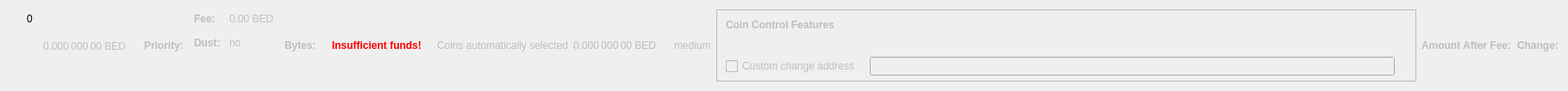
    <widget class="QWidget" name="dummyHideWidget" native="true">
     <property name="maximumSize">
      <size>
       <width>100</width>
       <height>22</height>
      </size>
     </property>
     <layout class="QHBoxLayout" name="dummyHideLayout">
      <item>
       <layout class="QFormLayout" name="formLayoutCoinControl1">
        <property name="horizontalSpacing">
         <number>10</number>
        </property>
        <property name="verticalSpacing">
         <number>14</number>
        </property>
        <property name="leftMargin">
         <number>10</number>
        </property>
        <property name="topMargin">
         <number>4</number>
        </property>
        <property name="rightMargin">
         <number>6</number>
        </property>
        <item row="0" column="1">
         <widget class="QLabel" name="labelCoinControlBytes">
          <property name="cursor">
           <cursorShape>IBeamCursor</cursorShape>
          </property>
          <property name="contextMenuPolicy">
           <enum>Qt::ActionsContextMenu</enum>
          </property>
          <property name="text">
           <string notr="true">0</string>
          </property>
          <property name="textInteractionFlags">
           <set>Qt::LinksAccessibleByMouse|Qt::TextSelectableByKeyboard|Qt::TextSelectableByMouse</set>
          </property>
         </widget>
        </item>
       </layout>
      </item>
      <item>
       <widget class="QLabel" name="labelCoinControlAfterFee">
        <property name="enabled">
         <bool>false</bool>
        </property>
        <property name="sizePolicy">
         <sizepolicy hsizetype="Fixed" vsizetype="Fixed">
          <horstretch>0</horstretch>
          <verstretch>0</verstretch>
         </sizepolicy>
        </property>
        <property name="minimumSize">
         <size>
          <width>111</width>
          <height>12</height>
         </size>
        </property>
        <property name="maximumSize">
         <size>
          <width>111</width>
          <height>12</height>
         </size>
        </property>
        <property name="cursor">
         <cursorShape>IBeamCursor</cursorShape>
        </property>
        <property name="contextMenuPolicy">
         <enum>Qt::ActionsContextMenu</enum>
        </property>
        <property name="text">
         <string notr="true">0.000 000 00 BED</string>
        </property>
        <property name="textInteractionFlags">
         <set>Qt::LinksAccessibleByMouse|Qt::TextSelectableByKeyboard|Qt::TextSelectableByMouse</set>
        </property>
       </widget>
      </item>
      <item>
       <widget class="QLabel" name="labelCoinControlPriorityText">
        <property name="enabled">
         <bool>false</bool>
        </property>
        <property name="font">
         <font>
          <weight>75</weight>
          <bold>true</bold>
         </font>
        </property>
        <property name="text">
         <string>Priority:</string>
        </property>
       </widget>
      </item>
      <item>
       <layout class="QHBoxLayout" name="horizontalLayout"/>
      </item>
      <item>
       <layout class="QFormLayout" name="formLayoutCoinControl3">
        <property name="horizontalSpacing">
         <number>10</number>
        </property>
        <property name="verticalSpacing">
         <number>14</number>
        </property>
        <property name="leftMargin">
         <number>6</number>
        </property>
        <property name="topMargin">
         <number>4</number>
        </property>
        <property name="rightMargin">
         <number>6</number>
        </property>
        <item row="0" column="0">
         <widget class="QLabel" name="labelCoinControlFeeText">
          <property name="enabled">
           <bool>false</bool>
          </property>
          <property name="font">
           <font>
            <weight>75</weight>
            <bold>true</bold>
           </font>
          </property>
          <property name="text">
           <string>Fee:</string>
          </property>
          <property name="margin">
           <number>0</number>
          </property>
         </widget>
        </item>
        <item row="0" column="1">
         <widget class="QLabel" name="labelCoinControlFee">
          <property name="enabled">
           <bool>false</bool>
          </property>
          <property name="cursor">
           <cursorShape>IBeamCursor</cursorShape>
          </property>
          <property name="contextMenuPolicy">
           <enum>Qt::ActionsContextMenu</enum>
          </property>
          <property name="text">
           <string notr="true">0.00 BED</string>
          </property>
          <property name="textInteractionFlags">
           <set>Qt::LinksAccessibleByMouse|Qt::TextSelectableByKeyboard|Qt::TextSelectableByMouse</set>
          </property>
         </widget>
        </item>
        <item row="1" column="0">
         <widget class="QLabel" name="labelCoinControlLowOutputText">
          <property name="enabled">
           <bool>false</bool>
          </property>
          <property name="font">
           <font>
            <weight>75</weight>
            <bold>true</bold>
           </font>
          </property>
          <property name="text">
           <string>Dust:</string>
          </property>
         </widget>
        </item>
        <item row="1" column="1">
         <widget class="QLabel" name="labelCoinControlLowOutput">
          <property name="enabled">
           <bool>false</bool>
          </property>
          <property name="cursor">
           <cursorShape>IBeamCursor</cursorShape>
          </property>
          <property name="contextMenuPolicy">
           <enum>Qt::ActionsContextMenu</enum>
          </property>
          <property name="text">
           <string>no</string>
          </property>
          <property name="textInteractionFlags">
           <set>Qt::LinksAccessibleByMouse|Qt::TextSelectableByKeyboard|Qt::TextSelectableByMouse</set>
          </property>
         </widget>
        </item>
       </layout>
      </item>
      <item>
       <widget class="QLabel" name="labelCoinControlBytesText">
        <property name="enabled">
         <bool>false</bool>
        </property>
        <property name="font">
         <font>
          <weight>75</weight>
          <bold>true</bold>
         </font>
        </property>
        <property name="text">
         <string>Bytes:</string>
        </property>
       </widget>
      </item>
      <item>
       <layout class="QFormLayout" name="formLayoutCoinControl2">
        <property name="horizontalSpacing">
         <number>10</number>
        </property>
        <property name="verticalSpacing">
         <number>14</number>
        </property>
        <property name="leftMargin">
         <number>6</number>
        </property>
        <property name="topMargin">
         <number>4</number>
        </property>
        <property name="rightMargin">
         <number>6</number>
        </property>
       </layout>
      </item>
      <item>
       <layout class="QHBoxLayout" name="horizontalLayoutCoinControl2">
        <property name="spacing">
         <number>8</number>
        </property>
        <property name="bottomMargin">
         <number>10</number>
        </property>
       </layout>
      </item>
      <item>
       <widget class="QLabel" name="labelCoinControlInsuffFunds">
        <property name="enabled">
         <bool>false</bool>
        </property>
        <property name="minimumSize">
         <size>
          <width>0</width>
          <height>0</height>
         </size>
        </property>
        <property name="font">
         <font>
          <weight>75</weight>
          <bold>true</bold>
         </font>
        </property>
        <property name="styleSheet">
         <string notr="true">color:red;font-weight:bold;</string>
        </property>
        <property name="text">
         <string>Insufficient funds!</string>
        </property>
        <property name="margin">
         <number>5</number>
        </property>
       </widget>
      </item>
      <item>
       <layout class="QFormLayout" name="formLayoutCoinControl4">
        <property name="horizontalSpacing">
         <number>10</number>
        </property>
        <property name="verticalSpacing">
         <number>14</number>
        </property>
        <property name="leftMargin">
         <number>6</number>
        </property>
        <property name="topMargin">
         <number>4</number>
        </property>
        <property name="rightMargin">
         <number>6</number>
        </property>
       </layout>
      </item>
      <item>
       <widget class="QLabel" name="labelCoinControlAutomaticallySelected">
        <property name="enabled">
         <bool>false</bool>
        </property>
        <property name="sizePolicy">
         <sizepolicy hsizetype="Fixed" vsizetype="Fixed">
          <horstretch>0</horstretch>
          <verstretch>0</verstretch>
         </sizepolicy>
        </property>
        <property name="minimumSize">
         <size>
          <width>0</width>
          <height>0</height>
         </size>
        </property>
        <property name="maximumSize">
         <size>
          <width>240</width>
          <height>16777215</height>
         </size>
        </property>
        <property name="text">
         <string>Coins automatically selected</string>
        </property>
        <property name="margin">
         <number>5</number>
        </property>
       </widget>
      </item>
      <item>
       <widget class="QLabel" name="labelCoinControlChange">
        <property name="enabled">
         <bool>false</bool>
        </property>
        <property name="sizePolicy">
         <sizepolicy hsizetype="Fixed" vsizetype="Fixed">
          <horstretch>0</horstretch>
          <verstretch>0</verstretch>
         </sizepolicy>
        </property>
        <property name="minimumSize">
         <size>
          <width>111</width>
          <height>0</height>
         </size>
        </property>
        <property name="maximumSize">
         <size>
          <width>111</width>
          <height>16777215</height>
         </size>
        </property>
        <property name="cursor">
         <cursorShape>IBeamCursor</cursorShape>
        </property>
        <property name="contextMenuPolicy">
         <enum>Qt::ActionsContextMenu</enum>
        </property>
        <property name="text">
         <string notr="true">0.000 000 00 BED</string>
        </property>
        <property name="textInteractionFlags">
         <set>Qt::LinksAccessibleByMouse|Qt::TextSelectableByKeyboard|Qt::TextSelectableByMouse</set>
        </property>
       </widget>
      </item>
      <item>
       <widget class="QLabel" name="labelCoinControlPriority">
        <property name="enabled">
         <bool>false</bool>
        </property>
        <property name="cursor">
         <cursorShape>IBeamCursor</cursorShape>
        </property>
        <property name="contextMenuPolicy">
         <enum>Qt::ActionsContextMenu</enum>
        </property>
        <property name="text">
         <string>medium</string>
        </property>
        <property name="textInteractionFlags">
         <set>Qt::LinksAccessibleByMouse|Qt::TextSelectableByKeyboard|Qt::TextSelectableByMouse</set>
        </property>
       </widget>
      </item>
      <item>
       <widget class="QFrame" name="frameCoinControl">
        <property name="sizePolicy">
         <sizepolicy hsizetype="Expanding" vsizetype="Expanding">
          <horstretch>0</horstretch>
          <verstretch>0</verstretch>
         </sizepolicy>
        </property>
        <property name="maximumSize">
         <size>
          <width>16777215</width>
          <height>16777215</height>
         </size>
        </property>
        <property name="frameShape">
         <enum>QFrame::StyledPanel</enum>
        </property>
        <property name="frameShadow">
         <enum>QFrame::Sunken</enum>
        </property>
        <layout class="QVBoxLayout" name="verticalLayoutCoinControl2_2">
         <property name="spacing">
          <number>0</number>
         </property>
         <property name="leftMargin">
          <number>0</number>
         </property>
         <property name="topMargin">
          <number>0</number>
         </property>
         <property name="rightMargin">
          <number>0</number>
         </property>
         <property name="bottomMargin">
          <number>6</number>
         </property>
         <item>
          <layout class="QVBoxLayout" name="verticalLayoutCoinControl" stretch="0,0,0,1">
           <property name="spacing">
            <number>0</number>
           </property>
           <property name="leftMargin">
            <number>10</number>
           </property>
           <property name="topMargin">
            <number>10</number>
           </property>
           <item>
            <layout class="QHBoxLayout" name="horizontalLayoutCoinControl1">
             <property name="bottomMargin">
              <number>15</number>
             </property>
             <item>
              <widget class="QLabel" name="labelCoinControlFeatures">
               <property name="enabled">
                <bool>false</bool>
               </property>
               <property name="sizePolicy">
                <sizepolicy hsizetype="Preferred" vsizetype="Maximum">
                 <horstretch>0</horstretch>
                 <verstretch>0</verstretch>
                </sizepolicy>
               </property>
               <property name="font">
                <font>
                 <weight>75</weight>
                 <bold>true</bold>
                </font>
               </property>
               <property name="styleSheet">
                <string notr="true">font-weight:bold;</string>
               </property>
               <property name="text">
                <string>Coin Control Features</string>
               </property>
              </widget>
             </item>
            </layout>
           </item>
           <item>
            <widget class="QWidget" name="widgetCoinControl" native="true">
             <property name="sizePolicy">
              <sizepolicy hsizetype="Preferred" vsizetype="Preferred">
               <horstretch>0</horstretch>
               <verstretch>0</verstretch>
              </sizepolicy>
             </property>
             <property name="minimumSize">
              <size>
               <width>0</width>
               <height>0</height>
              </size>
             </property>
             <property name="styleSheet">
              <string notr="true"/>
             </property>
             <layout class="QHBoxLayout" name="horizontalLayoutCoinControl5_2">
              <property name="leftMargin">
               <number>0</number>
              </property>
              <property name="topMargin">
               <number>0</number>
              </property>
              <property name="rightMargin">
               <number>0</number>
              </property>
              <property name="bottomMargin">
               <number>0</number>
              </property>
              <item>
               <layout class="QHBoxLayout" name="horizontalLayoutCoinControl3">
                <property name="spacing">
                 <number>20</number>
                </property>
                <property name="topMargin">
                 <number>0</number>
                </property>
                <property name="bottomMargin">
                 <number>10</number>
                </property>
               </layout>
              </item>
             </layout>
            </widget>
           </item>
           <item>
            <layout class="QHBoxLayout" name="horizontalLayoutCoinControl4" stretch="0,0,0">
             <property name="spacing">
              <number>12</number>
             </property>
             <property name="sizeConstraint">
              <enum>QLayout::SetDefaultConstraint</enum>
             </property>
             <property name="topMargin">
              <number>5</number>
             </property>
             <property name="rightMargin">
              <number>5</number>
             </property>
             <item>
              <widget class="QCheckBox" name="checkBoxCoinControlChange">
               <property name="enabled">
                <bool>false</bool>
               </property>
               <property name="toolTip">
                <string>If this is activated, but the change address is empty or invalid, change will be sent to a newly generated address.</string>
               </property>
               <property name="text">
                <string>Custom change address</string>
               </property>
              </widget>
             </item>
             <item>
              <widget class="QValidatedLineEdit" name="lineEditCoinControlChange">
               <property name="enabled">
                <bool>false</bool>
               </property>
               <property name="sizePolicy">
                <sizepolicy hsizetype="Expanding" vsizetype="Fixed">
                 <horstretch>0</horstretch>
                 <verstretch>0</verstretch>
                </sizepolicy>
               </property>
              </widget>
             </item>
             <item>
              <widget class="QLabel" name="labelCoinControlChangeLabel_2">
               <property name="sizePolicy">
                <sizepolicy hsizetype="Preferred" vsizetype="Expanding">
                 <horstretch>0</horstretch>
                 <verstretch>0</verstretch>
                </sizepolicy>
               </property>
               <property name="minimumSize">
                <size>
                 <width>0</width>
                 <height>0</height>
                </size>
               </property>
               <property name="text">
                <string/>
               </property>
               <property name="margin">
                <number>3</number>
               </property>
              </widget>
             </item>
            </layout>
           </item>
           <item>
            <spacer name="verticalSpacerCoinControl">
             <property name="orientation">
              <enum>Qt::Vertical</enum>
             </property>
             <property name="sizeHint" stdset="0">
              <size>
               <width>800</width>
               <height>1</height>
              </size>
             </property>
            </spacer>
           </item>
          </layout>
         </item>
        </layout>
       </widget>
      </item>
      <item>
       <widget class="QLabel" name="labelCoinControlAfterFeeText">
        <property name="enabled">
         <bool>false</bool>
        </property>
        <property name="minimumSize">
         <size>
          <width>0</width>
          <height>0</height>
         </size>
        </property>
        <property name="maximumSize">
         <size>
          <width>16777215</width>
          <height>16777215</height>
         </size>
        </property>
        <property name="font">
         <font>
          <weight>75</weight>
          <bold>true</bold>
         </font>
        </property>
        <property name="text">
         <string>Amount After Fee:</string>
        </property>
        <property name="alignment">
         <set>Qt::AlignLeading|Qt::AlignLeft|Qt::AlignVCenter</set>
        </property>
        <property name="margin">
         <number>0</number>
        </property>
       </widget>
      </item>
      <item>
       <widget class="QLabel" name="labelCoinControlChangeText">
        <property name="enabled">
         <bool>false</bool>
        </property>
        <property name="sizePolicy">
         <sizepolicy hsizetype="Preferred" vsizetype="Preferred">
          <horstretch>0</horstretch>
          <verstretch>0</verstretch>
         </sizepolicy>
        </property>
        <property name="minimumSize">
         <size>
          <width>0</width>
          <height>0</height>
         </size>
        </property>
        <property name="maximumSize">
         <size>
          <width>16777215</width>
          <height>16777215</height>
         </size>
        </property>
        <property name="font">
         <font>
          <weight>75</weight>
          <bold>true</bold>
         </font>
        </property>
        <property name="text">
         <string>Change:</string>
        </property>
        <property name="alignment">
         <set>Qt::AlignLeading|Qt::AlignLeft|Qt::AlignVCenter</set>
        </property>
       </widget>
      </item>
     </layout>
    </widget>
